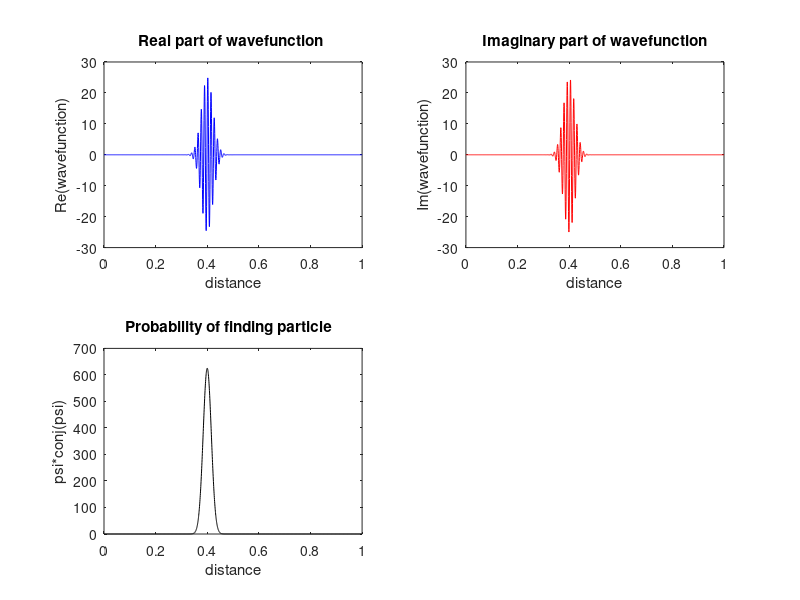

Source code (MATLAB):
clear;
x=(0:0.0005:1);
x_0=0.4;
C=25;
sigma_squared=1e-3;
delta_x=0.0005;
delta_t=0.2;
k_0=500;
psi=C*exp(-(x-x_0).^2/sigma_squared).*exp(1i*k_0*x);
subplot(2,2,1);
plot(x,real(psi), 'b');
title('Real part of wavefunction ');
xlabel('distance');
ylabel('Re(wavefunction)');
subplot(2,2,2);
plot(x,imag(psi),'r');
title('Imaginary part of wavefunction');
xlabel('distance');
ylabel('Im(wavefunction)');
subplot(2,2,3);
plot(x,(conj(psi).*psi),'k');
title('Probability of finding particle  ');
xlabel('distance');
ylabel('psi*conj(psi)');
